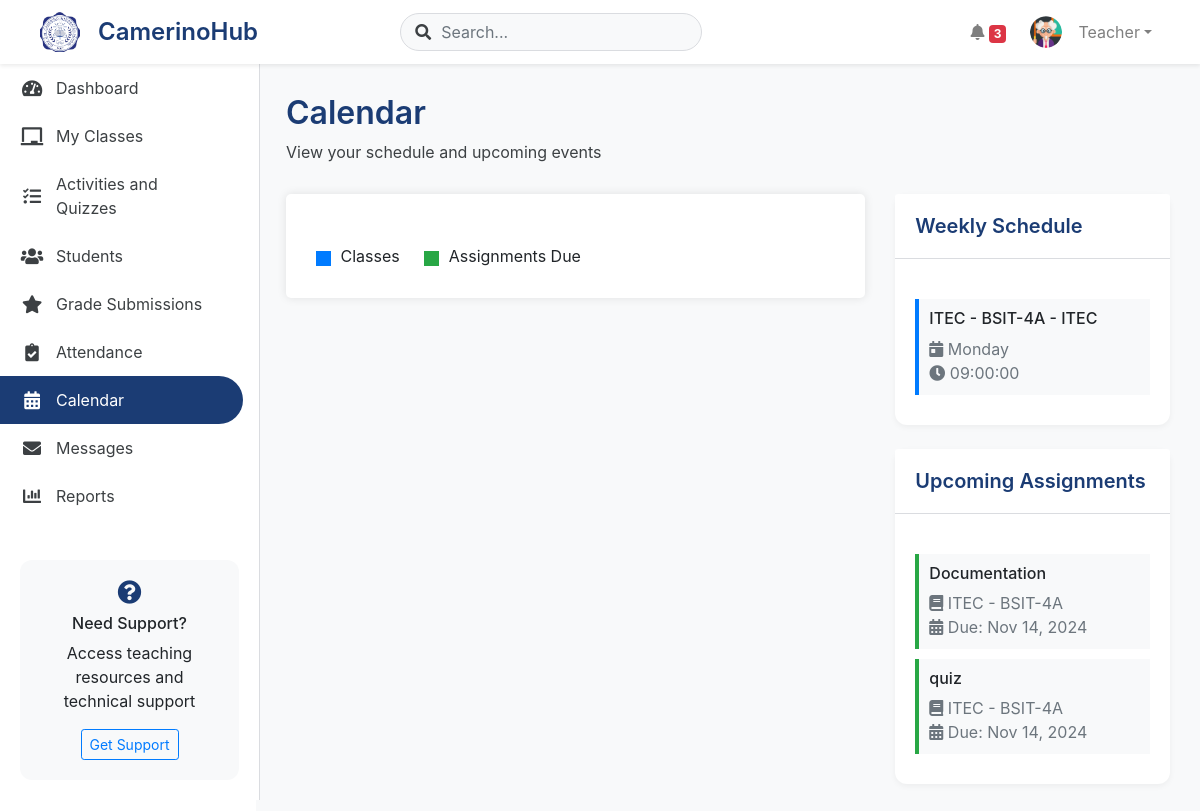
/Teacher/teacher_calendar.php (signed in), run on an earlier commit of the app's database.
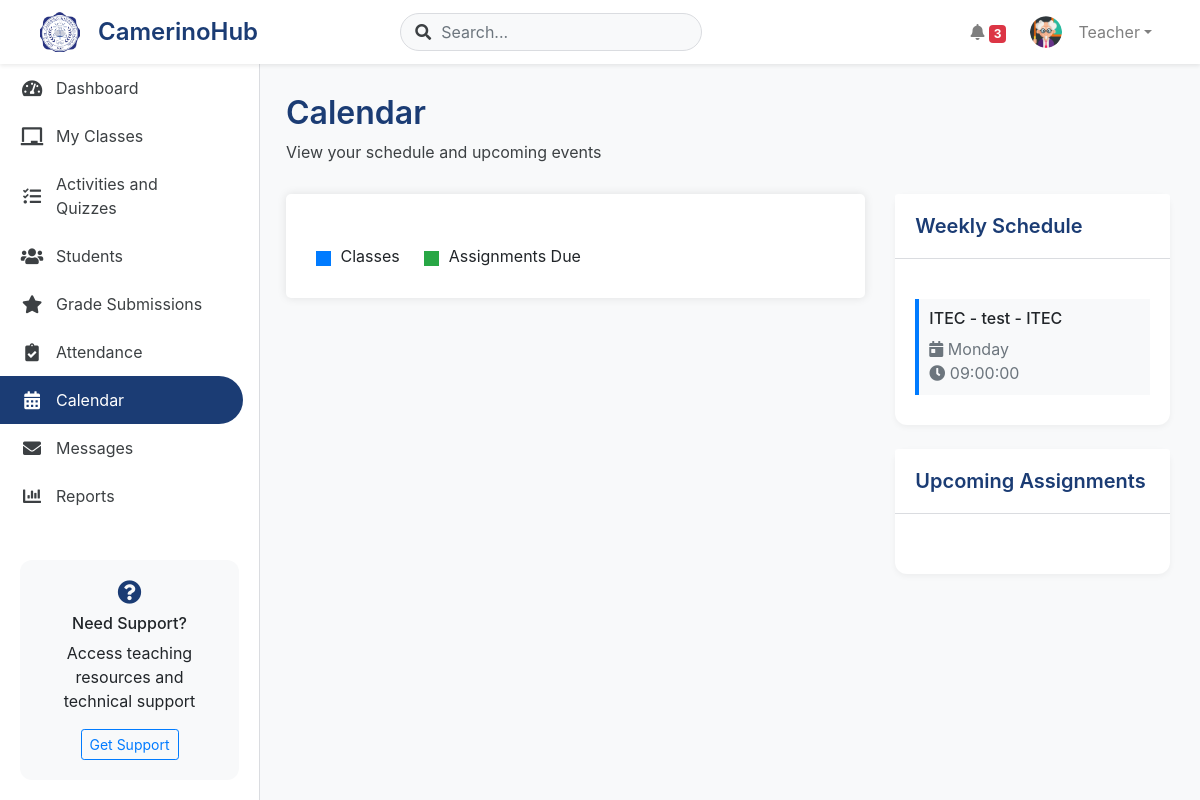
And on a later commit of the database.
### tables this page shows
CREATE TABLE `section_subjects` (
  `id` int(11) NOT NULL,
  `section_id` int(11) NOT NULL,
  `subject_id` int(11) NOT NULL,
  `teacher_id` int(11) NOT NULL,
  `academic_year_id` int(11) NOT NULL,
  `schedule_day` enum('Monday','Tuesday','Wednesday','Thursday','Friday') NOT NULL,
  `schedule_time` time NOT NULL,
  `status` enum('active','inactive') DEFAULT 'active',
  `created_at` timestamp NOT NULL DEFAULT current_timestamp(),
  `enrollment_code` varchar(10) DEFAULT NULL
);

CREATE TABLE `activities` (
  `activity_id` int(11) NOT NULL,
  `teacher_id` int(11) NOT NULL,
  `section_subject_id` int(11) NOT NULL,
  `title` varchar(255) NOT NULL,
  `description` text DEFAULT NULL,
  `file_path` varchar(255) DEFAULT NULL,
  `type` enum('activity','quiz','assignment') NOT NULL DEFAULT 'activity',
  `points` int(11) NOT NULL DEFAULT 100,
  `quiz_link` varchar(255) DEFAULT NULL,
  `quiz_duration` int(11) DEFAULT NULL COMMENT 'Duration in minutes',
  `quiz_attempts` int(11) DEFAULT 1,
  `due_date` datetime NOT NULL,
  `created_at` timestamp NOT NULL DEFAULT current_timestamp(),
  `updated_at` timestamp NOT NULL DEFAULT current_timestamp() ON UPDATE current_timestamp(),
  `status` enum('active','inactive') DEFAULT 'active'
);

CREATE TABLE `subjects` (
  `id` int(11) NOT NULL,
  `subject_code` varchar(20) NOT NULL,
  `subject_title` varchar(255) NOT NULL,
  `subject_name` varchar(100) NOT NULL,
  `category` varchar(100) NOT NULL,
  `description` varchar(255) DEFAULT NULL,
  `created_at` timestamp NOT NULL DEFAULT current_timestamp(),
  `status` enum('active','inactive') NOT NULL DEFAULT 'active'
);

CREATE TABLE `sections` (
  `section_id` int(11) NOT NULL,
  `section_name` varchar(50) NOT NULL,
  `grade_level` enum('7','8','9','10') NOT NULL,
  `adviser_id` int(11) DEFAULT NULL,
  `school_year` varchar(9) NOT NULL,
  `status` enum('active','inactive','archived') DEFAULT 'active',
  `created_at` timestamp NOT NULL DEFAULT current_timestamp()
);

### db/dbConnector.php (called while the page is built, shortened)
<?php
class DbConnector {
public $link;
public $messageLink;
function __construct($useMessageDb = false) {
        $host = 'localhost';
        $mainDb = 'camerinohub';
        $user = 'root';
        $pass = '';
        $this->link = mysqli_connect($host, $user, $pass, $mainDb);
        mysqli_set_charset($this->link, "utf8mb4");
    }
    function prepare($query, $useMessageDb = false) {
        $conn = $useMessageDb ? $this->messageLink : $this->link;
        $stmt = mysqli_prepare($conn, $query);
        return $stmt;
    }
}
?>

### Teacher/teacher_calendar.php (the view, shortened to what the changed rows need)
<?php
require_once('../db/dbConnector.php');
$db = new DbConnector();
$teacher_id = $_SESSION['teacher_id'];
$schedule_query = "SELECT
    ss.id as class_id,
    CONCAT(sec.section_name, ' - ', sub.subject_code) as section_name,
    sub.subject_code,
    sub.subject_name,
    ss.schedule_day,
    ss.schedule_time
FROM section_subjects ss
JOIN sections sec ON ss.section_id = sec.section_id
JOIN subjects sub ON ss.subject_id = sub.id
WHERE ss.teacher_id = ?
AND ss.status = 'active'
ORDER BY ss.schedule_day, ss.schedule_time";
$stmt = $db->prepare($schedule_query);
$stmt->bind_param("i", $teacher_id);
$stmt->execute();
$schedules = $stmt->get_result()->fetch_all(MYSQLI_ASSOC);
$assignments_query = "SELECT
    a.activity_id,
    a.title,
    a.due_date,
    sub.subject_code,
    sec.section_name
FROM activities a
JOIN section_subjects ss ON a.section_subject_id = ss.id
JOIN sections sec ON ss.section_id = sec.section_id
JOIN subjects sub ON ss.subject_id = sub.id
WHERE ss.teacher_id = ?
AND a.status = 'active'
AND a.due_date >= CURDATE()
ORDER BY a.due_date ASC";
$stmt = $db->prepare($assignments_query);
$stmt->bind_param("i", $teacher_id);
$stmt->execute();
$assignments = $stmt->get_result()->fetch_all(MYSQLI_ASSOC);
?>
<!DOCTYPE html>
<html lang="en">
<head>
    <link href="https://stackpath.bootstrapcdn.com/bootstrap/4.5.2/css/bootstrap.min.css" rel="stylesheet">
    <link href="https://cdnjs.cloudflare.com/ajax/libs/font-awesome/5.15.1/css/all.min.css" rel="stylesheet">
    <link href='https://cdnjs.cloudflare.com/ajax/libs/fullcalendar/3.10.2/fullcalendar.min.css' rel='stylesheet'>
    <link rel="stylesheet" href="css/dashboard-shared.css">
</head>
<body>
    <div class="dashboard-container">
        <div class="main-content">
            <div class="content-header">
                <div class="d-flex justify-content-between align-items-center">
                    <div>
                        <h1>Calendar</h1>
                    </div>
                </div>
            </div>
            <div class="row">
                <div class="col-md-4">
                    <div class="card">
                        <div class="card-body">
                            <div class="schedule-list">
                                <?php foreach ($schedules as $schedule): ?>
                                    <div class="schedule-item">
                                        <h6><?php echo htmlspecialchars($schedule['subject_code'] . ' - ' . $schedule['section_name']); ?></h6>
                                        <div class="text-muted">
                                            <i class="fas fa-calendar-day"></i>
                                            <?php echo htmlspecialchars($schedule['schedule_day']); ?>
                                        </div>
                                        <div class="text-muted">
                                            <i class="fas fa-clock"></i>
                                            <?php echo htmlspecialchars($schedule['schedule_time']); ?>
                                        </div>
                                    </div>
                                <?php endforeach; ?>
                            </div>
                        </div>
                    </div>
                    <div class="card mt-4">
                        <div class="card-body">
                            <div class="schedule-list">
                                <?php foreach ($assignments as $assignment): ?>
                                    <div class="assignment-item">
                                        <h6><?php echo htmlspecialchars($assignment['title']); ?></h6>
                                        <div class="text-muted">
                                            <i class="fas fa-book"></i>
                                            <?php echo htmlspecialchars($assignment['subject_code'] . ' - ' . $assignment['section_name']); ?>
                                        </div>
                                        <div class="text-muted">
                                            <i class="fas fa-calendar-alt"></i>
                                            Due: <?php echo date('M d, Y', strtotime($assignment['due_date'])); ?>
                                        </div>
                                    </div>
                                <?php endforeach; ?>
                            </div>
                        </div>
                    </div>
                </div>
            </div>
        </div>
    </div>
</body>
</html>

What changed in the data, as far as the page shows it:
removed activities: title "Documentation", subjects.subject_code "ITEC - BSIT-4A", due_date "Nov 14, 2024"
removed activities: title "quiz", subjects.subject_code "ITEC - BSIT-4A", due_date "Nov 14, 2024"
computed for section_subjects "Monday": section_name "ITEC - BSIT-4A - ITEC" → "ITEC - test - ITEC"
